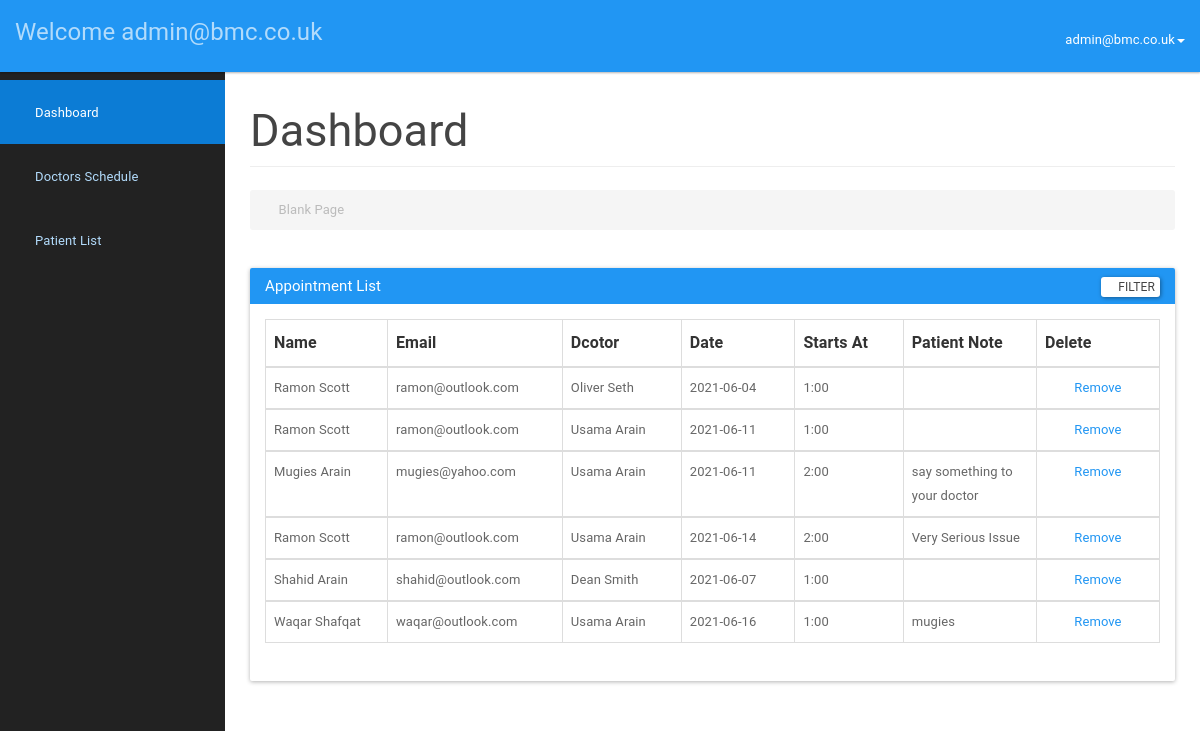
The page /admin/admindashboard.php (signed in) on the database its author committed.
### tables this page shows
CREATE TABLE `users` (
  `id` int NOT NULL AUTO_INCREMENT,
  `firstname` varchar(10)  NOT NULL,
  `lastname` varchar(10)  NOT NULL,
  `email` varchar(255)  NOT NULL,
  `password_hash` varchar(255)  NOT NULL,
  `role` tinyint(1) DEFAULT '0' COMMENT 'This field store different roles each individual has.\\n\\nTotal roles are\\n1) Use (0)r/Patient(1)\\n2) Doctors(2)\\n3) Admin',
  `created_on` datetime DEFAULT CURRENT_TIMESTAMP,
  `last_access` datetime DEFAULT CURRENT_TIMESTAMP,
  PRIMARY KEY (`id`),
  UNIQUE KEY `email` (`email`)
);

CREATE TABLE `appointment` (
  `booking_id` int NOT NULL AUTO_INCREMENT,
  `pat_id` int NOT NULL,
  `doc_id` int NOT NULL,
  `slot_id` int NOT NULL,
  `health_issue` varchar(255)  DEFAULT NULL,
  `reg_date` date DEFAULT NULL,
  `probable_start_time` varchar(5)  NOT NULL,
  `actual_end_time` varchar(5)  NOT NULL,
  `patient_note` varchar(255)  DEFAULT 'Not Specified',
  `doctor_note` varchar(255)  DEFAULT 'Not Specified',
  `validator` varchar(45)  NOT NULL,
  PRIMARY KEY (`booking_id`),
  KEY `doc_appointment_fk_idx` (`doc_id`),
  KEY `pat_appointment_fk_idx` (`pat_id`),
  CONSTRAINT `fk_appointment_doctor` FOREIGN KEY (`doc_id`) REFERENCES `doctors` (`doc_id`) ON DELETE CASCADE ON UPDATE CASCADE,
  CONSTRAINT `fk_appointment_patient` FOREIGN KEY (`pat_id`) REFERENCES `patients` (`pat_id`) ON DELETE CASCADE ON UPDATE CASCADE
);

CREATE TABLE `patients` (
  `pat_id` int NOT NULL AUTO_INCREMENT,
  `fname` varchar(45)  NOT NULL,
  `lname` varchar(45)  NOT NULL,
  `dob` date NOT NULL,
  `email` varchar(45)  NOT NULL,
  `phone` varchar(15)  NULL,
  PRIMARY KEY (`pat_id`),
  UNIQUE KEY `phone_UNIQUE` (`phone`)
);

### admin/admindashboard.php (the view, shortened to what this page needs)
<?php
include_once '../database/configuration.php';
$adminsession = $_SESSION['adminSession'];
$sql = "SELECT * FROM users WHERE email = '" . $adminsession . "'";
$res=mysqli_query($conn,$sql);
$adminRow=mysqli_fetch_array($res,MYSQLI_ASSOC);
?>
<!DOCTYPE html>
<html lang="en">
    <head>
        <link href="assets_/css/material.css" rel="stylesheet">
        <link href="assets_/css/sb-admin.css" rel="stylesheet">
        <link href="assets_/css/style.css" rel="stylesheet">
        <link href="assets_/font-awesome/css/font-awesome.css" rel="stylesheet">
    </head>
    <body>
        <div id="wrapper">
            <nav class="navbar navbar-inverse navbar-fixed-top" role="navigation">
                <div class="navbar-header">
                    <a class="navbar-brand" href="admindashboard.php">Welcome <?php echo $adminRow['email'];?></a>
                </div>
                <ul class="nav navbar-right top-nav">
                    <li class="dropdown">
                        <a href="#" class="dropdown-toggle" data-toggle="dropdown"><i class="fa fa-user"></i> <?php echo $adminRow['email']; ?><b class="caret"></b></a>
                    </li>
                </ul>
                <div class="collapse navbar-collapse navbar-ex1-collapse">
                    <ul class="nav navbar-nav side-nav">
                        <li class="active">
                            <a href="admindashboard.php"><i class="fa fa-fw fa-dashboard"></i> Dashboard</a>
                        </li>
                        <li>
                            <a href="addschedule.php"><i class="fa fa-fw fa-table"></i> Doctors Schedule</a>
                        </li>
                        <li>
                            <a href="patientlist.php"><i class="fa fa-fw fa-edit"></i> Patient List</a>
                        </li>
                    </ul>
                </div>
            </nav>
            <div id="page-wrapper">
                <div class="container-fluid">
                    <div class="row">
                        <div class="col-lg-12">
                            <h2 class="page-header">
                            Dashboard
                            </h2>
                            <ol class="breadcrumb">
                                <li class="active">
                                    <i class="fa fa-file"></i> Blank Page
                                </li>
                            </ol>
                        </div>
                    </div>
                    <div class="panel panel-primary filterable">
                       <div class="panel-heading">
                        <h3 class="panel-title">Appointment List</h3>
                        <div class="pull-right">
                            <button class="btn btn-default btn-xs btn-filter"><span class="fa fa-filter"></span> Filter</button>
                        </div>
                        </div>
                        <div class="panel-body">
                        <table class="table table-hover table-bordered">
                            <thead>
                                <tr class="filters">
                                    <th><input type="text" class="form-control" placeholder="Name" disabled></th>
                                    <th><input type="text" class="form-control" placeholder="Email" disabled></th>
                                    <th><input type="text" class="form-control" placeholder="Dcotor" disabled></th>
                                    <th><input type="text" class="form-control" placeholder="Date" disabled></th>
                                    <th><input type="text" class="form-control" placeholder="Starts At" disabled></th>
                                    <th><input type="text" class="form-control" placeholder="Patient Note" disabled></th>
                                    <th><input type="text" class="form-control" placeholder="Delete" disabled></th>
                                </tr>
                            </thead>
                            <?php
                            $res=mysqli_query($conn, "select concat(d.fname,' ',d.lname) as dName, concat(p.fname,' ', p.lname) as pName ,  p.email, reg_date, probable_start_time, patient_note, booking_id from appointment INNER JOIN patients p USING(pat_id) INNER JOIN doctors d USING(doc_id)");
                            while ($appointment=mysqli_fetch_array($res)) {
                                echo "<tbody>";
                                echo "<tr>";
                                    echo "<td>" . $appointment['pName'] . "</td>";
                                    echo "<td>" . $appointment['email'] . "</td>";
                                    echo "<td>" . $appointment['dName'] . "</td>";
                                    echo "<td>" . $appointment['reg_date'] . "</td>";
                                    echo "<td>" . $appointment['probable_start_time'] . "</td>";
                                    echo "<td>" . $appointment['patient_note'] . "</td>";
                                    echo "<td class='text-center'><a href='#' id='".$appointment['booking_id']."' class='delete'>Remove</a>
                            </td>";
                            }
                                echo "</tr>";
                           echo "</tbody>";
                       echo "</table>";
                        ?>
                    </div>
                </div>
                </div>
            </div>
        </div>
    </body>
</html>

### admin/assets_/css/sb-admin.css (style rules this page uses)
body { margin-top: 100px; background-color: #222; }
@media (min-width:768px) { body { margin-top: 50px; } }
#wrapper { padding-left: 0; }
#page-wrapper { min-height: 900px !important; width: 100%; padding: 0; background-color: #fff; }
@media (min-width:768px) { #wrapper { padding-left: 225px; } }
@media (min-width:768px) { #page-wrapper { padding: 10px; } }
.top-nav { padding: 0 15px; }
.top-nav>li { display: inline-block; float: left; }
.top-nav>li>a { padding-top: 17px; padding-bottom: 10px; line-height: 45px; color: white; }
@media (min-width:768px) { .side-nav { position: fixed; top: 80px; left: 225px; width: 225px; margin-left: -225px; border: none; border-radius: 0; overflow-y: auto; background-color: #222; bottom: 0; overflow-x: hidden; padding-bottom: 40px; } }
@media (min-width:768px) { .side-nav>li>a { width: 225px; } }

### admin/assets_/css/style.css (style rules this page uses)
.filterable { margin-top: 15px; }
.filterable .panel-heading .pull-right { margin-top: -20px; }
.filterable .filters input[disabled] { background-color: transparent; border: none; cursor: auto; box-shadow: none; padding: 0; height: auto; }

### rows shown on the page
users: email "admin@bmc.co.uk"
appointment: pName "Ramon Scott", pat.email "ramon@outlook.com", dName "Oliver Seth", reg_date "2021-06-04", probable_start_time "1:00"
appointment: pName "Ramon Scott", pat.email "ramon@outlook.com", dName "Usama Arain", reg_date "2021-06-11", probable_start_time "1:00"
appointment: pName "Mugies Arain", pat.email "mugies@yahoo.com", dName "Usama Arain", reg_date "2021-06-11", probable_start_time "2:00", patient_note "say something to your doctor"
appointment: pName "Ramon Scott", pat.email "ramon@outlook.com", dName "Usama Arain", reg_date "2021-06-14", probable_start_time "2:00", patient_note "Very Serious Issue"
appointment: pName "Shahid Arain", pat.email "shahid@outlook.com", dName "Dean Smith", reg_date "2021-06-07", probable_start_time "1:00"
appointment: pName "Waqar Shafqat", pat.email "waqar@outlook.com", dName "Usama Arain", reg_date "2021-06-16", probable_start_time "1:00", patient_note "mugies"
